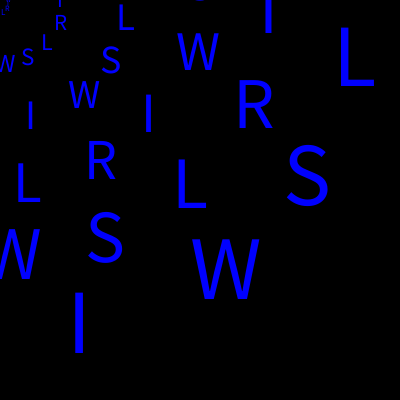
Frame 1 (no input)
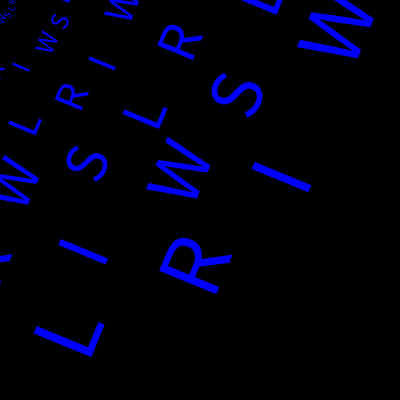
Frame 60 (the mouse pressed at the canvas centre just before this capture)
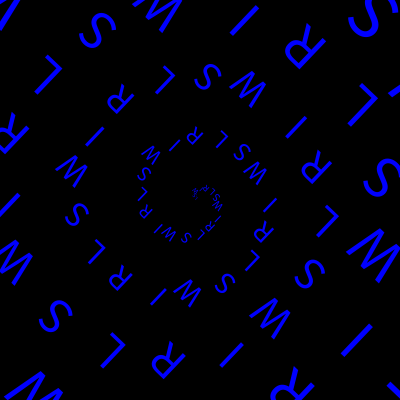
Frame 120 (the mouse held since frame 60 and released just before this capture)

The Processing sketch that drew these frames (run headless with seeded random() and noise(); from frame 60 on, the mouse is pressed at the canvas centre):

// Processing sketch: processing_51819
// ── processing_51819.pde

int len = 100;
float pos[][] = new float[len][2];
String letters[] = {"S", "W", "I", "R", "L"};
int index = 0;
int count = 5;
float r = 0;

void setup() {
 size(400,400);
 smooth();
 frameRate(30);
 noCursor();
 
  float rou = 0;
 float theta = 0;
 float dtheta = 6 * PI / 50;
 for (int i = 0; i < len; i++) {
   rou += 3 + (float)i / 40;
   pos[i][0] = rou * cos(theta);
   pos[i][1] = rou * sin(theta);
   theta += dtheta;
 }
 
 rectMode(CENTER);
 textSize(24);
 fill(0,0,255);
}

void draw() {
 background(0);
 pushMatrix();
 translate(mouseX, mouseY);
 rotate(r);
 r -= 0.02;
 for (int i = 0; i < len; i++) {
   int j = (index + i) % len;
   textSize(5+i);
   pushMatrix();
   translate(pos[i][0], pos[i][1]);
   text(letters[j%5], 0, 0);
   popMatrix();
    }
 popMatrix();
 count--;
 if (count == 0) {
   count = 4;
   index++;
   if (index == len) {
     index = 0;
   }
 }
}
